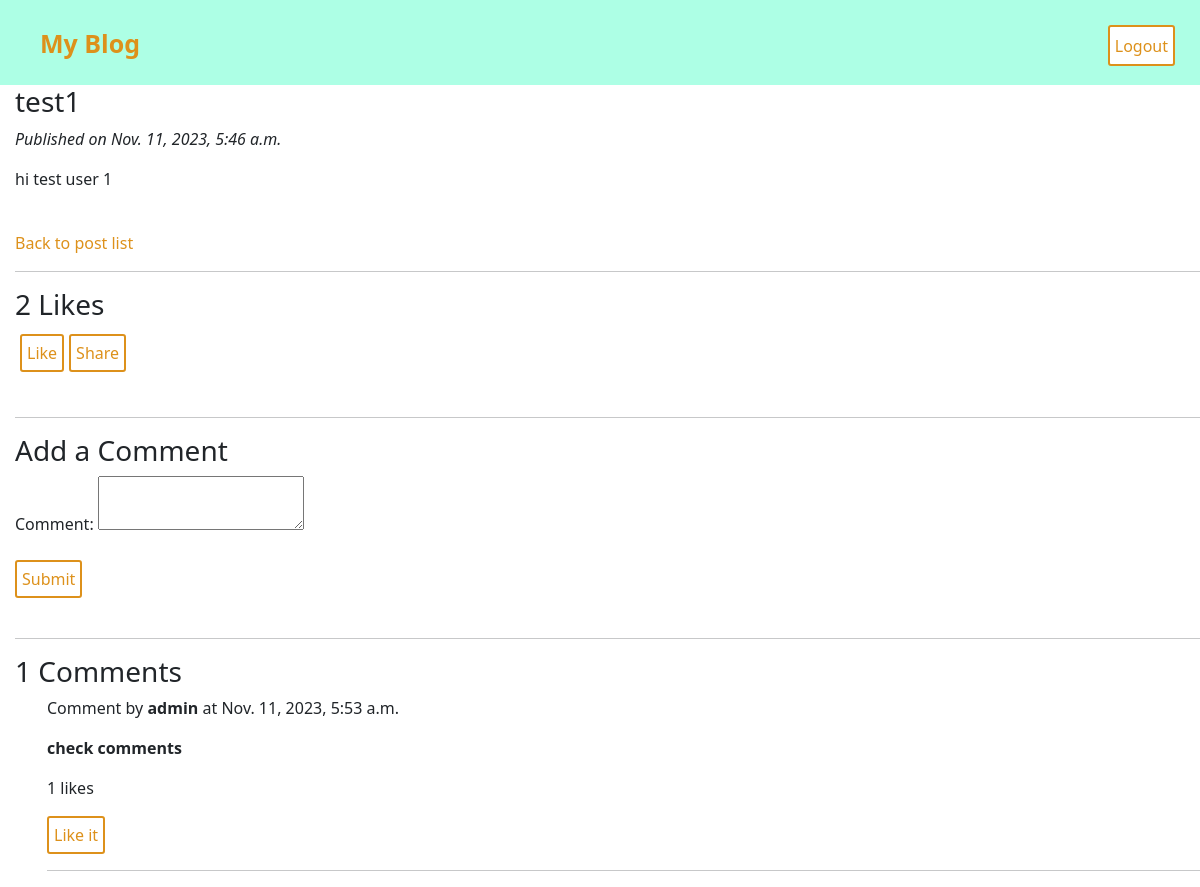
The app's page /post/1/ (signed in) with its own data.
### blog_app/models.py (models this page shows, shortened)
class Post(models.Model):
    title = models.CharField(max_length=200)
    content = models.TextField()
    pub_date = models.DateTimeField('date published')
    likes = models.PositiveIntegerField(default=0)

class Comment(models.Model):
    post = models.ForeignKey(Post, on_delete=models.CASCADE)
    name = models.CharField(max_length=100)
    email = models.EmailField()
    text = models.TextField()
    created_date = models.DateTimeField(auto_now_add=True)
    likes = models.PositiveIntegerField(default=0)

### blog_app/views.py (the view, shortened to what this page needs)
# urls.py: path('post/<int:pk>/', post_detail, name='post_detail'),
@login_required
def post_detail(request, pk):
    post = get_object_or_404(Post, pk=pk)
    comments = Comment.objects.filter(post=post)[::-1]
    post.total_comments = len(comments)
    return render(request, 'post_detail.html', {'post': post, 'comments': comments})

### blog_app/templates/post_detail.html (shortened to what this page needs)
{% extends "base.html" %}
{% block content %}
<h3>{{ post.title }}</h3>
<p><i>Published on {{ post.pub_date }}</i></p>
<p>{{ post.content|linebreaks }}</p>
<br>
<a class="anchor-color" href="{% url 'post_list' %}">Back to post list</a>
<hr>
<h3>{{ post.likes }} Likes </h3>
<div class="button-container">
    <form method="post" action="{% url 'like' post.pk %}">
        <button class="button-color anchor-color" type="submit" name="like">Like</button>
    </form>
        <button class="button-color anchor-color" type="button" name="Share" data-bs-toggle="modal" data-bs-target="#exampleModal"
        data-bs-whatever="@mdo">Share</button>
</div>
<br>
<hr>
<h3>Add a Comment</h3>
<form method="post">
    <label for="text">Comment:</label>
    <textarea id="text" name="text"></textarea>
    <br><br>
    <button class="button-color anchor-color" type="submit">Submit</button>
</form>
<br>
<hr>
<h3>{{ post.total_comments}} Comments</h3>
<ul>
    {% for comment in comments %}
        <li>
            <p>Comment by <b>{{ comment.name }}</b> at {{ comment.created_date }}</p>
            <p><b>{{ comment.text }}</b></p>
            <P>{{ comment.likes }} likes </P>
            <form action="{% url 'comment_like' comment.id %}" method="post">
            <button class="button-color">Like it</button>
                </form>
            <hr>
        </li>
    {% endfor %}
</ul>
{% endblock %}

### blog_app/static/style.css (style rules this page uses)
body { font-family: Arial, sans-serif; margin: 20px; }
ul { list-style: none; padding: 0; }
li { margin: 5px 0; }
.button-container { display: flex; align-items: center; }
.button-container form { margin: 5px; }
.button-color { color: #dd911b; border: 2px solid #dd911b; padding:5px; background-color: #fff; border-radius: 3px; }
.anchor-color { color:#dd911b; text-decoration:none; font-size: 16px; }

### records on screen
Post: title "test1", pub_date "Nov. 11, 2023, 5:46 a.m.", content "hi test user 1", likes "2", total_comments "1"
Comment: name "admin", created_date "Nov. 11, 2023, 5:53 a.m.", text "check comments", likes "1"
